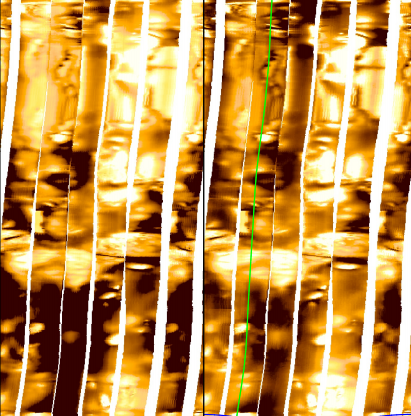
#> input picture 1.png, 411 x 416 px
$ python '修复半径确定.py'
#> lines starting #> are read from the running program, lines starting #| are printed output that depends on the picture; after the words box and inside, x2 and y2 are one past the last pixel; in counts of white or black regions, pixels touching at a corner belong together
import cv2
import numpy as np

def criminisi(image, mask, radius):
    # 使用Criminisi算法（OpenCV的实现）进行图像修复
    filled_image = cv2.inpaint(image, mask, radius, cv2.INPAINT_TELEA)
    return filled_image

def update_radius(val):
    global radius, fixed_image
    radius = val
    fixed_image = criminisi(image, mask, radius)
    cv2.imshow('修复后的图像', fixed_image)

# 加载图像
image = cv2.imread('1.png')
#> image is the input picture: shape (416, 411, 3); mean B, G, R 75.2, 148, 197.6

# 确保图像已成功加载
if image is None:
    print("错误：未找到图像。")
else:
    # 以灰度模式读取图像
    img_gray = cv2.imread('1.png', cv2.IMREAD_GRAYSCALE)
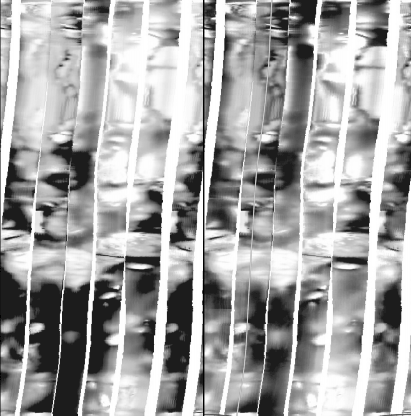
#> img_gray: shape (416, 411); min 0, max 255, mean 163.7

    # 阈值操作，将像素值 >= 140 的设为 255，其余设为 0
    ret, mask = cv2.threshold(img_gray, 165, 255, cv2.THRESH_BINARY)
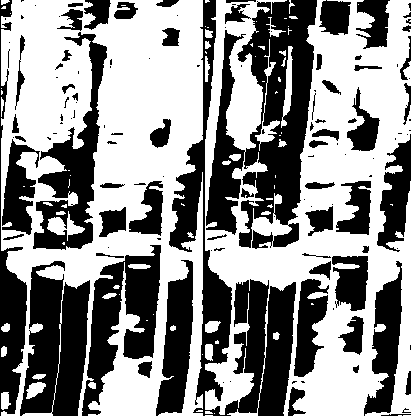
#> mask: shape (416, 411); 55.6% white; 129 black regions (64 under 20 px), largest, box (x1, y1, x2, y2) and area: (206, 0, 317, 249) 14531, (169, 0, 296, 416) 12629, (20, 261, 90, 416) 7325

    # 初始化修复半径
    radius = 3

    # 使用Criminisi算法修复图像
    fixed_image = criminisi(image, mask, radius)
#> in criminisi, `filled_image = cv2.inpaint(image, mask, radius, cv2.INPAINT_TELEA)`:
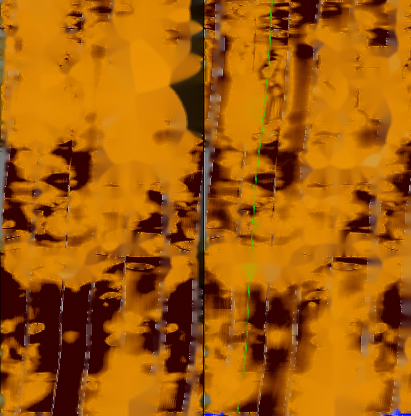
#> filled_image: shape (416, 411, 3); mean B, G, R 6.8, 93.5, 166.8

    # 创建一个窗口并绑定滑动条
    cv2.namedWindow('修复后的图像')
    cv2.createTrackbar('修复半径', '修复后的图像', radius, 20, update_radius)  # 最大值设为100

    # 显示原始图像和修复后的图像
    cv2.imshow('原始图像', image)
    cv2.imshow('修复后的图像', fixed_image)

    # 保存修复后的图像
    cv2.imwrite('fixed_image.jpg', fixed_image)

    # 等待按键后关闭所有窗口
    cv2.waitKey(0)
    cv2.destroyAllWindows()

$ run again, with 2.png copied over 1.png
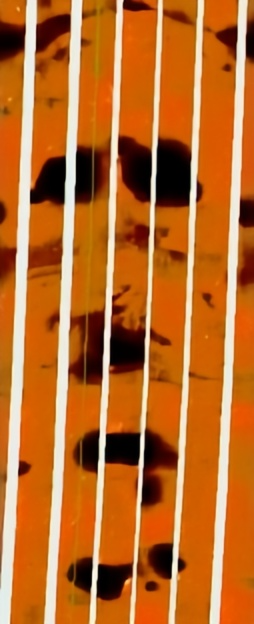
#> input picture 2.png, 254 x 624 px
#> image is the input picture: shape (624, 254, 3); mean B, G, R 44.4, 107.8, 186.8
#> `ret, mask = cv2.threshold(img_gray, 165, 255, cv2.THRESH_BINARY)`:
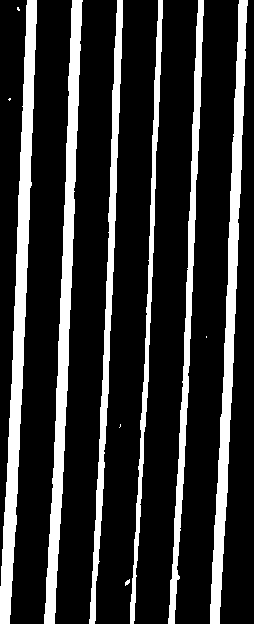
#> mask: shape (624, 254); 19.4% white; 11 white regions (4 under 20 px), largest, box (x1, y1, x2, y2) and area: (0, 0, 37, 624) 7069, (44, 0, 83, 624) 6517, (210, 0, 248, 624) 6060
#> in criminisi, `filled_image = cv2.inpaint(image, mask, radius, cv2.INPAINT_TELEA)`:
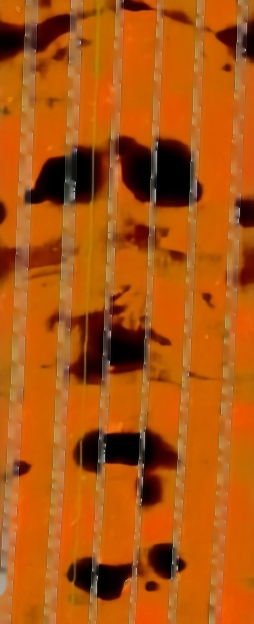
#> filled_image: shape (624, 254, 3); mean B, G, R 15.6, 85.4, 174.1

$ run again, with 3.png copied over 1.png
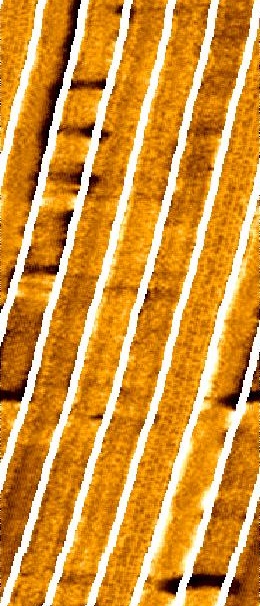
#> input picture 3.png, 260 x 606 px
#> image is the input picture: shape (606, 260, 3); mean B, G, R 56.2, 147.4, 213.8
#> `ret, mask = cv2.threshold(img_gray, 165, 255, cv2.THRESH_BINARY)`:
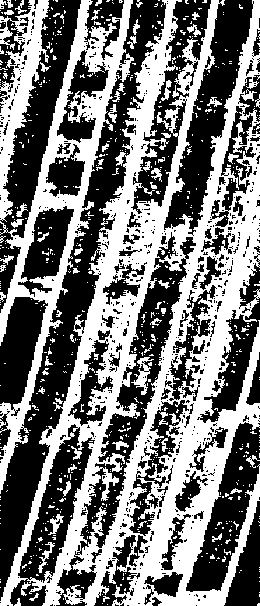
#> mask: shape (606, 260); 46.8% white; 773 white regions (701 under 20 px), largest, box (x1, y1, x2, y2) and area: (0, 0, 260, 606) 52670, (0, 0, 134, 494) 11599, (0, 0, 49, 222) 4009
#> in criminisi, `filled_image = cv2.inpaint(image, mask, radius, cv2.INPAINT_TELEA)`:
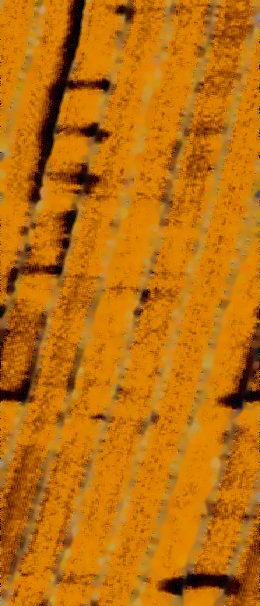
#> filled_image: shape (606, 260, 3); mean B, G, R 11, 111.3, 190

$ run again, with 4.png copied over 1.png
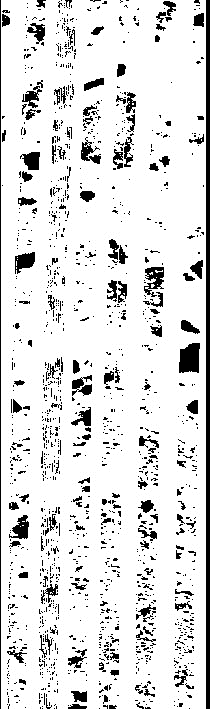
#> input picture 4.png, 210 x 709 px
#> image is the input picture: shape (709, 210, 3); min 0, max 255, mean 223.7
#> mask: shape (709, 210); 87.8% white; 1403 black regions (1252 under 20 px), largest, box (x1, y1, x2, y2) and area: (206, 0, 210, 709) 2836, (0, 0, 1, 709) 709, (179, 343, 200, 373) 523
#> in criminisi, `filled_image = cv2.inpaint(image, mask, radius, cv2.INPAINT_TELEA)`:
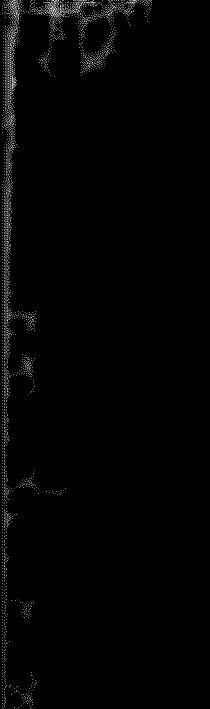
#> filled_image: shape (709, 210, 3); min 0, max 4, mean 0.053; drawn with min black and max white
